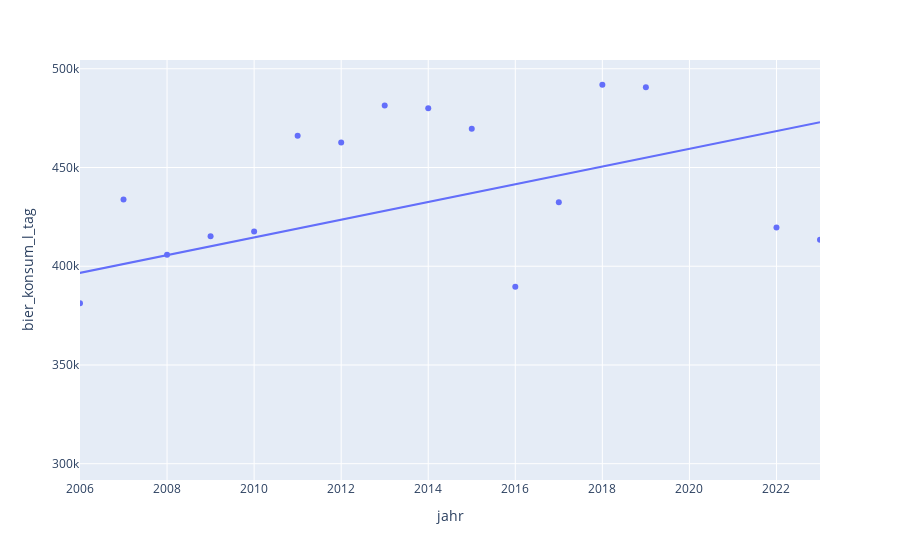

The code cell stored with this chart in its notebook:
### Code cell
px.scatter(data, "jahr", "bier_konsum_l_tag", range_x=(2006, 2023), trendline="ols")

### Figure 1 — Plotly figure (JSON) as saved in the notebook; plotly's stock layout.template omitted (floating-point values rounded to 4 significant figures)
{"data": [{"hovertemplate": "jahr=%{x}<br>bier_konsum_l_tag=%{y}<extra></extra>", "legendgroup": "", "marker": {"color": "#636efa", "symbol": "circle"}, "mode": "markers", "name": "", "orientation": "v", "showlegend": false, "type": "scatter", "x": [1985, 1986, 1987, 1988, 1989, 1990, 1991, 1992, 1993, 1994, 1995, 1996, 1997, 1998, 1999, 2000, 2001, 2002, 2003, 2004, 2005, 2006, 2007, 2008, 2009, 2010, 2011, 2012, 2013, 2014, 2015, 2016, 2017, 2018, 2019, 2022, 2023], "xaxis": "x", "y": [340900.0, 336300.0, 324000.0, 318400.0, 320300.0, 339375, 341800.0, 305550, 324600.0, 325675, 313500.0, 328900.0, 349300.0, 342400.0, 375300.0, 358800.0, 304400.0, 360100.0, 389300.0, 382300.0, 363400.0, 381200.0, 433800.0, 405800.0, 415225, 417600.0, 466000.0, 462700.0, 481400.0, 480050, 469600.0, 389600.0, 432400.0, 491900.0, 490600.0, 419600.0, 413400.0], "yaxis": "y"}, {"hovertemplate": "<b>OLS trendline</b><br>bier_konsum_l_tag = 4488.53 * jahr + -8.60734e+06<br>R<sup>2</sup>=0.712007<br><br>jahr=%{x}<br>bier_konsum_l_tag=%{y} <b>(trend)</b><extra></extra>", "legendgroup": "", "marker": {"color": "#636efa", "symbol": "circle"}, "mode": "lines", "name": "", "showlegend": false, "type": "scatter", "x": [1985, 1986, 1987, 1988, 1989, 1990, 1991, 1992, 1993, 1994, 1995, 1996, 1997, 1998, 1999, 2000, 2001, 2002, 2003, 2004, 2005, 2006, 2007, 2008, 2009, 2010, 2011, 2012, 2013, 2014, 2015, 2016, 2017, 2018, 2019, 2022, 2023], "xaxis": "x", "y": [302400.0, 306900.0, 311400.0, 315900.0, 320300.0, 324800.0, 329300.0, 333800.0, 338300.0, 342800.0, 347300.0, 351800.0, 356200.0, 360700.0, 365200.0, 369700.0, 374200.0, 378700.0, 383200.0, 387700.0, 392200.0, 396600.0, 401100.0, 405600.0, 410100.0, 414600.0, 419100.0, 423600.0, 428100.0, 432600.0, 437000.0, 441500.0, 446000.0, 450500.0, 455000.0, 468500.0, 472900.0], "yaxis": "y"}], "layout": {"legend": {"tracegroupgap": 0}, "margin": {"t": 60}, "xaxis": {"anchor": "y", "domain": [0, 1], "range": [2006, 2023], "title": {"text": "jahr"}}, "yaxis": {"anchor": "x", "domain": [0, 1], "title": {"text": "bier_konsum_l_tag"}}}}
